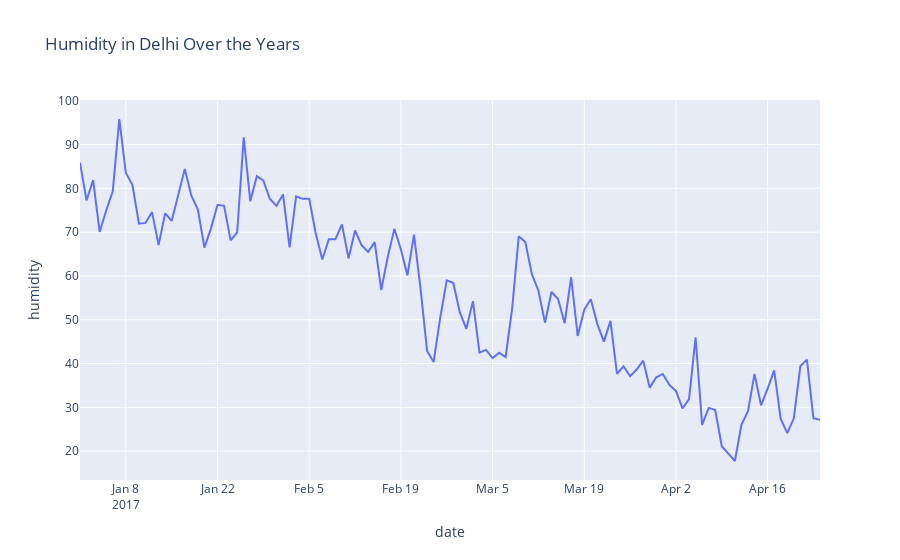

Notebook source saved alongside this figure:
### Code cell
figure2 = px.line(data, x="date", y="humidity", title="Humidity in Delhi Over the Years")
figure2.show()
